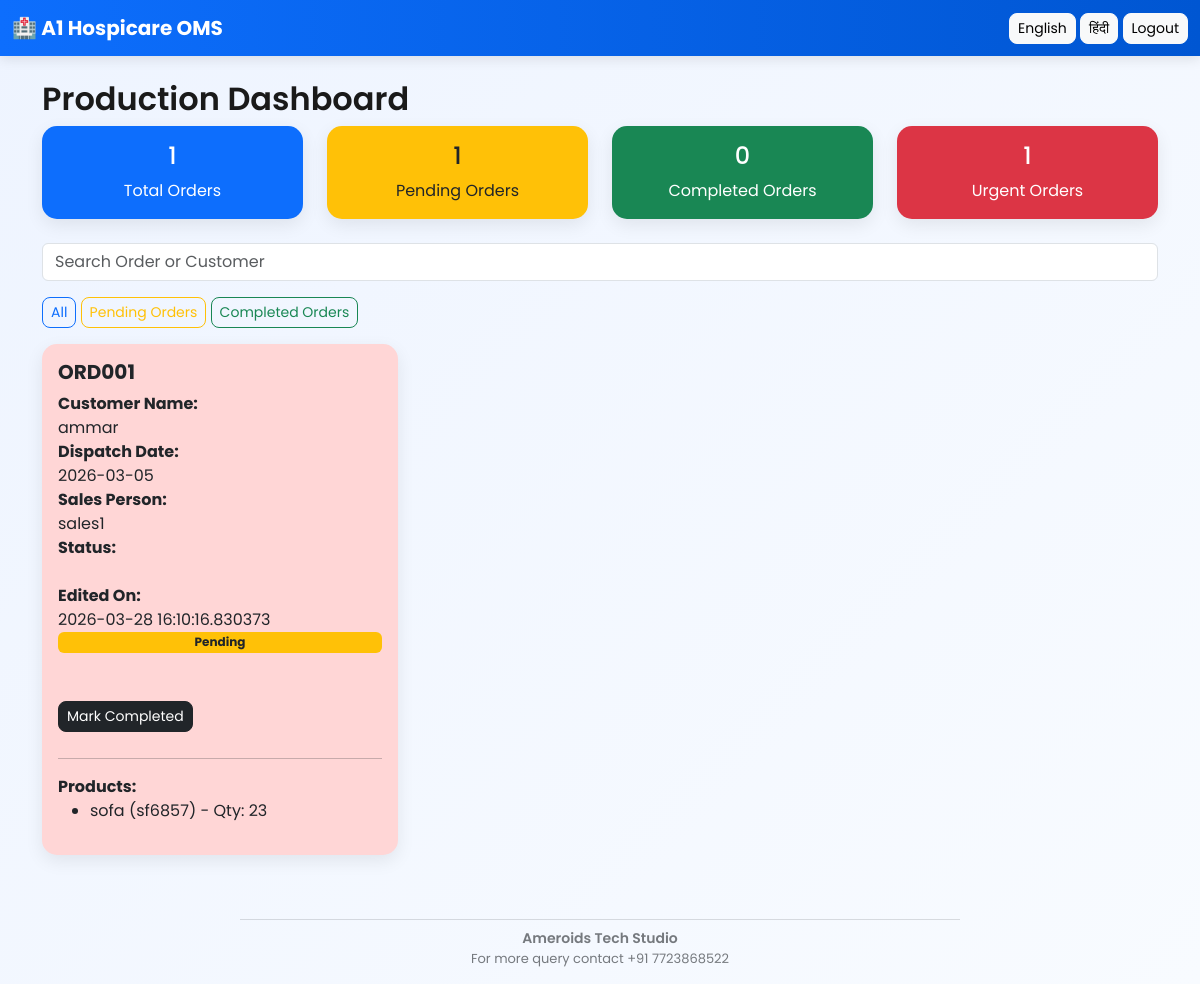
The page /production (signed in) on the database its author committed.
### models_new.py (models this page shows)
class Order(db.Model):
    id = db.Column(db.Integer, primary_key=True)
    order_number = db.Column(db.String(50), unique=True)
    customer_name = db.Column(db.String(200))
    place_of_supply = db.Column(db.String(200))
    order_date = db.Column(db.Date)
    dispatch_date = db.Column(db.Date)
    delivery_time = db.Column(db.String(50))
    sales_person = db.Column(db.String(100))
    status = db.Column(db.String(50), default="Pending")
    updated_at = db.Column(db.DateTime)
    completed_by = db.Column(db.String(100))
    completed_time = db.Column(db.DateTime)

class OrderItem(db.Model):
    id = db.Column(db.Integer, primary_key=True)
    order_id = db.Column(db.Integer, db.ForeignKey('order.id'))
    product_name = db.Column(db.String(200))
    product_code = db.Column(db.String(100))
    quantity = db.Column(db.Integer)
    voice_note = db.Column(db.String(200))   # 🔥 MUST BE HERE

### app.py (the view)
@app.route("/production")
@login_required
def production_dashboard():
    delete_old_completed_orders()
    search = request.args.get("search")
    filter_type = request.args.get("filter")
    query = Order.query
    if search:
        query = query.filter(
            Order.customer_name.contains(search) |
            Order.order_number.contains(search)
        )
    if filter_type == "completed":
        query = query.filter(Order.status == "Completed")
    elif filter_type == "pending":
        query = query.filter(Order.status != "Completed")
    elif filter_type == "urgent":
        today = datetime.today().date()
        query = query.filter((Order.dispatch_date - today) <= 3)
    orders = query.order_by(Order.order_date.asc()).all()
    order_data = []
    for order in orders:
        today = datetime.today().date()
        diff = (order.dispatch_date - today).days
        if diff <= 3:
            color = "red"
        elif 4 <= diff <= 6:
            color = "yellow"
        else:
            color = "green"
        order_data.append({
            "order": order,
            "color": color,
            "products": OrderItem.query.filter_by(order_id=order.id).all()
        })
    total_orders = Order.query.count()
    completed_orders = Order.query.filter_by(status="Completed").count()
    pending_orders = Order.query.filter(Order.status != "Completed").count()
    urgent_orders = sum(
        1 for o in Order.query.all()
        if (o.dispatch_date - datetime.today().date()).days <= 3
    )
    return render_template(
        "production_dashboard.html",
        orders=order_data,
        total_orders=total_orders,
        completed_orders=completed_orders,
        pending_orders=pending_orders,
        urgent_orders=urgent_orders
    )

### app.py (called while the page is built)
def delete_old_completed_orders():
    three_days_ago = datetime.now() - timedelta(days=3)
    old_orders = Order.query.filter(
        Order.status == "Completed",
        Order.completed_time <= three_days_ago
    ).all()
    for order in old_orders:
        OrderItem.query.filter_by(order_id=order.id).delete()
        db.session.delete(order)
    db.session.commit()

@app.context_processor
def inject_translations():
    lang = session.get("lang", "en")
    return dict(translations=translations, lang=lang)

@login_manager.user_loader
def load_user(user_id):
    return User.query.get(int(user_id))

### templates/production_dashboard.html (shortened to what this page needs)
{% extends "base.html" %}
{% block content %}
<h2>{{ translations["dashboard"][lang] }}</h2>
<div class="row mb-4">
<div class="col-md-3">
<a href="/production" style="text-decoration:none;">
<div class="card text-center p-3 bg-primary text-white">
<h4>{{ total_orders }}</h4>
{{ translations["total_orders"][lang] }}
</div>
</a>
</div>
<div class="col-md-3">
<a href="/production?filter=pending" style="text-decoration:none;">
<div class="card text-center p-3 bg-warning text-dark">
<h4>{{ pending_orders }}</h4>
{{ translations["pending_orders"][lang] }}
</div>
</a>
</div>
<div class="col-md-3">
<a href="/production?filter=completed" style="text-decoration:none;">
<div class="card text-center p-3 bg-success text-white">
<h4>{{ completed_orders }}</h4>
{{ translations["completed_orders"][lang] }}
</div>
</a>
</div>
<div class="col-md-3">
<a href="/production?filter=urgent" style="text-decoration:none;">
<div class="card text-center p-3 bg-danger text-white">
<h4>{{ urgent_orders }}</h4>
{{ translations["urgent_orders"][lang] }}
</div>
</a>
</div>
</div>
<form method="GET" class="mb-3">
<input type="text"
name="search"
placeholder="{{ translations['search_placeholder'][lang] }}"
class="form-control">
</form>
<div class="mb-3">
<a href="/production" class="btn btn-outline-primary btn-sm">
All
</a>
<a href="/production?filter=pending" class="btn btn-outline-warning btn-sm">
{{ translations["pending_orders"][lang] }}
</a>
<a href="/production?filter=completed" class="btn btn-outline-success btn-sm">
{{ translations["completed_orders"][lang] }}
</a>
</div>
<div class="row">
{% for data in orders %}
<div class="col-md-4">
<div class="card p-3 mb-3 order-card"
style="
{% if data.color == 'red' %}
background-color:#ffd6d6;
{% elif data.color == 'yellow' %}
background-color:#fff3cd;
{% elif data.color == 'green' %}
background-color:#d4edda;
{% endif %}
">
<h5 class="fw-bold">{{ data.order.order_number }}</h5>
<b>{{ translations["customer_name"][lang] }}:</b> {{ data.order.customer_name }} <br>
<b>{{ translations["dispatch_date"][lang] }}:</b> {{ data.order.dispatch_date }} <br>
<b>Sales Person:</b> {{ data.order.sales_person }} <br>
<b>{{ translations["status"][lang] }}:</b>
{% if data.order.updated_at %}
<br>
<b>Edited On:</b> {{ data.order.updated_at }}
{% endif %}
{% if data.order.status == "Completed" %}
<span class="badge bg-success">Completed</span>
{% else %}
<span class="badge bg-warning text-dark">Pending</span>
{% endif %}
<br><br>
<div class="d-flex gap-2">
{% if data.order.status != "Completed" %}
<a href="/complete_order/{{ data.order.id }}"
class="btn btn-dark btn-sm">
{{ translations["mark_completed"][lang] }}
</a>
{% else %}
<a href="/revoke_order/{{ data.order.id }}"
class="btn btn-danger btn-sm">
{{ translations["revoke_completion"][lang] }}
</a>
{% endif %}
</div>
<div style="margin-top:10px;">
<hr>
<b>{{ translations["products"][lang] }}:</b>
<ul>
{% for item in data.products %}
<li>
{{ item.product_name }}
({{ item.product_code }})
- Qty: {{ item.quantity }}
</li>
{% endfor %}
</ul>
</div>
</div>
</div>
{% endfor %}
</div>
{% endblock %}

### templates/base.html (style rules this page uses)
body { font-family: 'Poppins', sans-serif; background: linear-gradient(135deg, #eef4ff, #f8fbff); }
.card { border-radius: 15px; border: none; box-shadow: 0 6px 18px rgba(0,0,0,0.08); transition: 0.3s ease; }
.btn { border-radius: 8px; transition: 0.2s ease; }
h2 { font-weight: 600; color: #1a1a1a; }
.order-card { transition: 0.3s ease; }

### rows shown on the page
Order: order.order_number "ORD001", order.customer_name "ammar", order.dispatch_date "2026-03-05", order.sales_person "sales1", order.updated_at "2026-03-28 16:10:16.830373"
OrderItem: product_name "sofa", product_code "sf6857", quantity "23"

### other values the page prints
{{ translations["dashboard"][lang] }} "Production Dashboard"
{{ total_orders }} "1"
{{ translations["total_orders"][lang] }} "Total Orders"
{{ pending_orders }} "1"
{{ translations["pending_orders"][lang] }} "Pending Orders"
{{ completed_orders }} "0"
{{ translations["completed_orders"][lang] }} "Completed Orders"
{{ urgent_orders }} "1"
{{ translations["urgent_orders"][lang] }} "Urgent Orders"
{{ translations["customer_name"][lang] }} "Customer Name"
{{ translations["dispatch_date"][lang] }} "Dispatch Date"
{{ translations["status"][lang] }} "Status"
{{ translations["mark_completed"][lang] }} "Mark Completed"
{{ translations["products"][lang] }} "Products"
